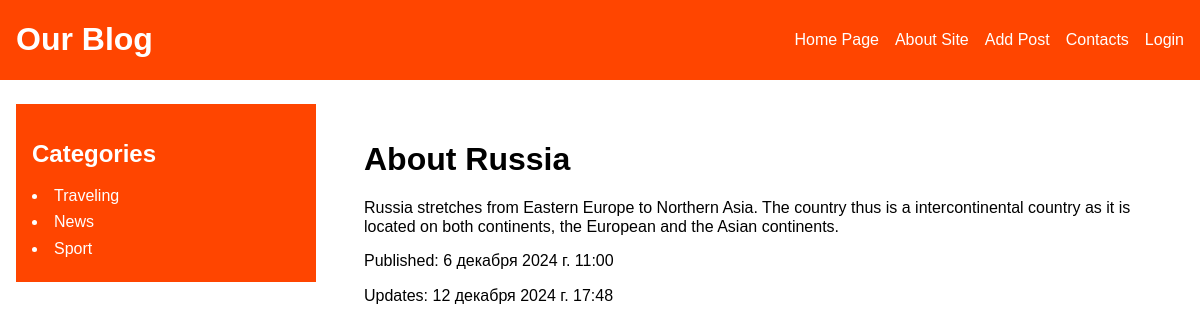
/article/about-russia/, run on an earlier commit of the app's database.
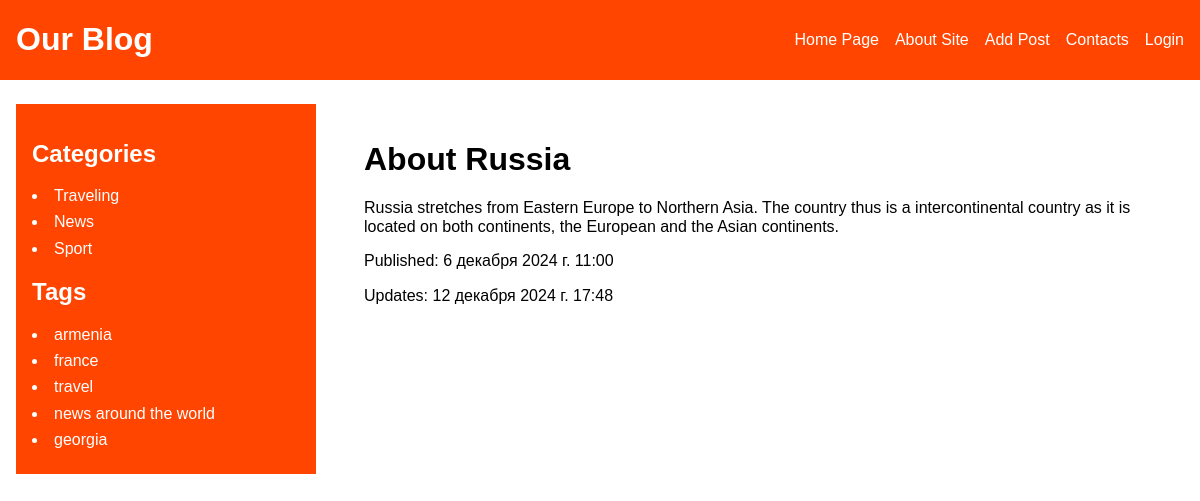
And on a later commit of the database.
### blog/models.py (models this page shows, shortened)
class Category(models.Model):
    name = models.CharField(max_length=255, db_index=True,verbose_name="Անուն")
    slug = models.SlugField(max_length=255, unique=True, db_index=True,null=True)
    def get_absolute_url(self):
        return reverse("category", kwargs={"cat_slug": self.slug})
    class Meta:
        verbose_name = "Category"
        verbose_name_plural = "Categories"

class ArticleTags(models.Model):
    tag = models.CharField(max_length=255, db_index=True)
    slug = models.SlugField(max_length=255, unique=True, db_index=True)
    def get_absolute_url(self):
        return reverse("tag", kwargs={"tag_slug": self.slug})

### blog/views.py (the view)
# urls.py: path("article/<slug:article_slug>/", views.show_article, name="article"),
def show_article(request, article_slug):
	article = get_object_or_404(Article, slug = article_slug)
	data = {
		"title": article.title,
		"content": article.content,
		"time_create": article.time_create,
		"time_update": article.time_update,
		"is_published": article.is_published,
		"tags": article.tags.all()
	}
	return render(request, "blog/show-article.html", data)

### blog/context.py (called while the page is built)
def menu_context(request):
    return {
        "menu":  [
            {
                "link_title": "Home Page",
                "link_url_name": "index"
            },
            {
                "link_title": "About Site",
                "link_url_name": "about"
            },
            {
                "link_title": "Add Post",
                "link_url_name": "add_post"
            },
            {
                "link_title": "Contacts",
                "link_url_name": "contacts"
            },
            {
                "link_title": "Login",
                "link_url_name": "login"
            },
        ],
    }

### blog/templatetags/blog_tags.py (called while the page is built)
@register.inclusion_tag("blog/includes/categories.html")
def show_categories(cat_selected=0):
    cats = Category.objects.all()
    return {"cats": cats, "cat_selected": cat_selected}

@register.inclusion_tag("blog/includes/tags.html")
def show_tags():
    return {"tags": ArticleTags.objects.all()}

### blog/templates/blog/show-article.html (shortened to what this page needs)
{% extends "base.html" %}
{% block article %}
    <div>
        <article>
            <h1>{{title}}</h1>
            <p>{{content|linebreaks}}</p>
            <div>
                <p>Published: {{time_create}}</p>
                <p>Updates: {{time_update}}</p>
            </div>
        </article>
    </div>
{% endblock %}

### blog/templates/blog/includes/categories.html
<h2>Categories</h2>
<ul class="categories">
    {% for cat in cats %}
        {% if cat.id == cat_selected %}
            <li class="active_cat">{{cat.name}}</li>
        {% else %}
            <li>
                <a class="category_item" href="{{ cat.get_absolute_url }}">{{cat.name}}</a>
            </li>
        {% endif %}
    {% endfor %}
</ul>

### blog/templates/blog/includes/tags.html
{% if tags %}
<h2>Tags</h2>
<ul class="tags">
    {% for tag in tags %}
    <li>
        <a class="category_item" href="{{ tag.get_absolute_url }}">{{tag.tag}}</a>
    </li>
    {% endfor %}
</ul>
{% endif %}

What changed in the data, as far as the page shows it:
added ArticleTags: tag "armenia"
added ArticleTags: tag "france"
added ArticleTags: tag "travel"
added ArticleTags: tag "news around the world"
added ArticleTags: tag "georgia"
Also different on the page:
text now shown: "Tags"
